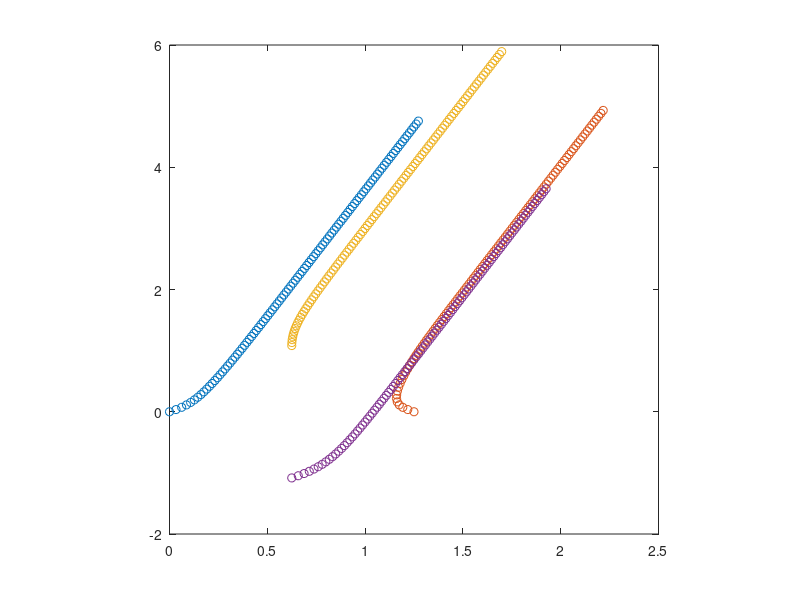
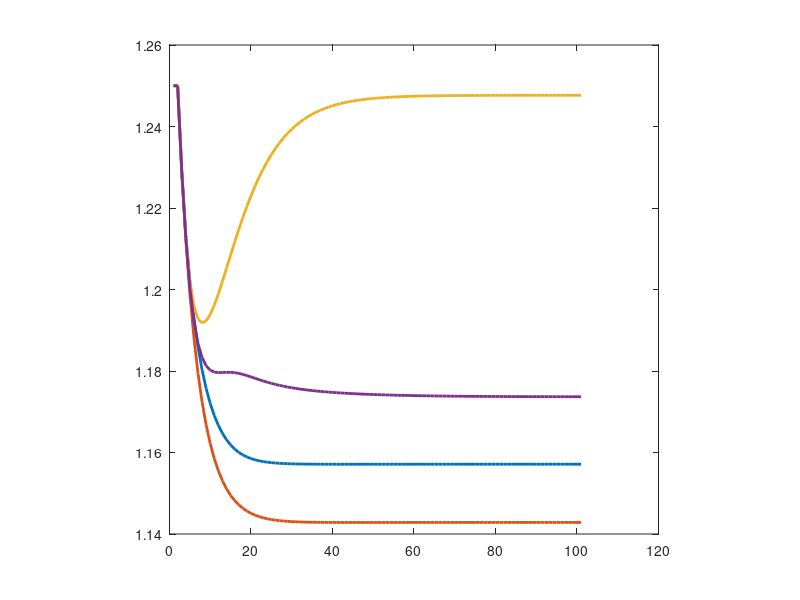
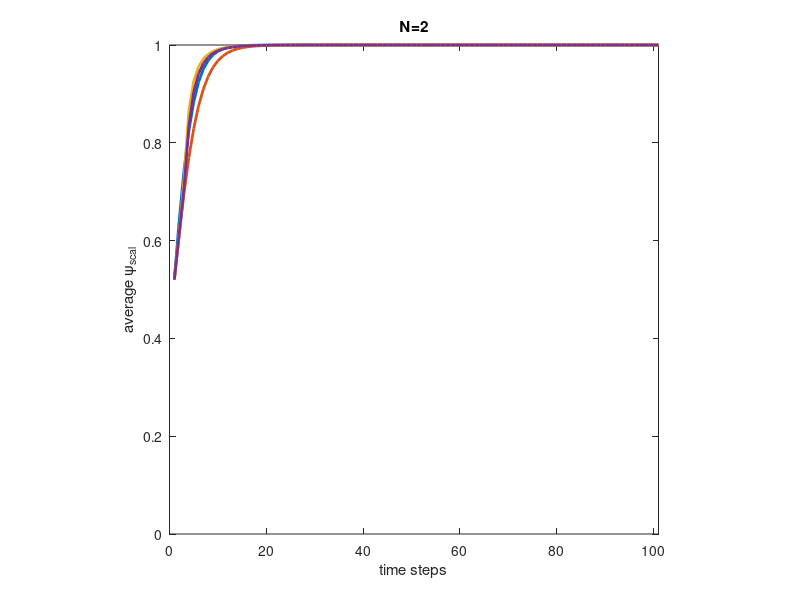

MATLAB code to generate these figures, in order:
clear all;
close all;
N=4;
dt=0.05;
step=100;
d0=1;
d1=2.25;
K=1;
sigma=1;
beta=0.25;
theta=2;

avg_vk=zeros(1,step+1);
avg_cs=zeros(1,step+1);
avg_jiu=zeros(1,step+1);
avg_us=zeros(1,step+1);

dis_vk=zeros(1,step+1);
dis_cs=zeros(1,step+1);
dis_jiu=zeros(1,step+1);
dis_us=zeros(1,step+1);

p_vk=zeros(2*N,step+1);
p_cs=zeros(2*N,step+1);
p_jiu=zeros(2*N,step+1);
p_us=zeros(2*N,step+1);

v_vk=zeros(2*N,step+1);
v_cs=zeros(2*N,step+1);
v_jiu=zeros(2*N,step+1);
v_us=zeros(2*N,step+1);

a_vk=zeros(2*N,step+1);
a_cs=zeros(2*N,step+1);
a_jiu=zeros(2*N,step+1);
a_us=zeros(2*N,step+1);

scal_vk=zeros(1,step+1);
scal_cs=zeros(1,step+1);
scal_jiu=zeros(1,step+1);
scal_us=zeros(1,step+1);

if N==2
    p_vk(:,1)=[0; 0; 0; 2]*0.625;
    p_cs=p_vk;
    p_jiu=p_vk;
    p_us=p_vk;
    v_vk(:,1)=[cos(pi/4);sin(pi/4);cos(3*pi/4);sin(3*pi/4)];
    v_cs=v_vk;
    v_jiu=v_vk;
    v_us=v_vk;
elseif N==3
    p_vk(:,1)=[0; 0; 2; 0; 1; sqrt(3)]*0.625;
    p_cs=p_vk;
    p_jiu=p_vk;
    p_us=p_vk;
    v_vk(:,1)=[cos(pi/4);sin(pi/4);cos(3*pi/4);sin(3*pi/4);cos(2*pi/4);sin(2*pi/4)];
    v_cs=v_vk;
    v_jiu=v_vk;
    v_us=v_vk;
elseif N==4
    p_vk(:,1)=[0; 0; 2; 0; 1; sqrt(3); 1; -sqrt(3)]*0.625;
    p_cs=p_vk;
    p_jiu=p_vk;
    p_us=p_vk;
    v_vk(:,1)=[cos(pi/4);sin(pi/4);cos(3*pi/4);sin(3*pi/4);cos(2*pi/4);sin(2*pi/4);cos(pi/4);sin(pi/4)];
    v_cs=v_vk;
    v_jiu=v_vk;
    v_us=v_vk;
elseif N==5
    p_us(:, 1)=[0; 0; 2; 0; 4; 0; 1; sqrt(3); 1; -sqrt(3)]*0.625;
    v_us(:,1)=randi([-100,100],[10,1])/100;
elseif N==10
    p_us(:, 1)=[0; 0; 2; 0; 4; 0; 6; 0; 1; sqrt(3); 1; -sqrt(3); 3; sqrt(3); 3; -sqrt(3); 5; sqrt(3); 5; -sqrt(3)]*0.625;
    v_us(:,1)=randi([-100,100],[20,1])/100;
elseif N==16
    p_us(:, 1)=[0; 0; 2; 0; 4; 0; 6; 0; 1; sqrt(3); 1; -sqrt(3); 3; sqrt(3); 3; -sqrt(3); 5; sqrt(3); 5; -sqrt(3); 2; 2*sqrt(3); 2; -2*sqrt(3);
        4; 2*sqrt(3); 4; -2*sqrt(3); 3; 3*sqrt(3); 3; -3*sqrt(3)]*0.625;
    v_us(:,1)=randi([-100,100],[32,1])/100;
end

cnt_vk=0;
cnt_cs=0;
cnt_jiu=0;
cnt_us=0;
for i=1:N
    for j=1:N
        if i~=j
            rp_vk=norm(p_vk(2*j-1:2*j,1)-p_vk(2*i-1:2*i,1));
            rp_cs=norm(p_cs(2*j-1:2*j,1)-p_cs(2*i-1:2*i,1));
            rp_jiu=norm(p_jiu(2*j-1:2*j,1)-p_jiu(2*i-1:2*i,1));
            rp_us=norm(p_us(2*j-1:2*j,1)-p_us(2*i-1:2*i,1));
            
            if rp_vk<sqrt(2*d1)
                dis_vk(1,1)=dis_vk(1,1)+rp_vk;
                cnt_vk=cnt_vk+1;
            end
            if rp_cs<sqrt(2*d1)
                dis_cs(1,1)=dis_cs(1,1)+rp_cs;
                cnt_cs=cnt_cs+1;
            end
            if rp_jiu<sqrt(2*d1)
                dis_jiu(1,1)=dis_jiu(1,1)+rp_jiu;
                cnt_jiu=cnt_jiu+1;
            end
            if rp_us<sqrt(d1)
                dis_us(1,1)=dis_us(1,1)+rp_us;
                cnt_us=cnt_us+1;
            end
            scal_us(1,1)=scal_us(1,1) + dot(v_us(2*i-1:2*i,1),v_us(2*j-1:2*j,1))/norm(v_us(2*i-1:2*i,1))/norm(v_us(2*j-1:2*j,1));
            scal_vk(1,1)=scal_us(1,1);
            scal_cs(1,1)=scal_us(1,1);
            scal_jiu(1,1)=scal_us(1,1);
        end
    end
end
dis_vk(1,1)=dis_vk(1,1)/cnt_vk;
dis_cs(1,1)=dis_cs(1,1)/cnt_cs;
dis_jiu(1,1)=dis_jiu(1,1)/cnt_jiu;
dis_us(1,1)=dis_us(1,1)/cnt_us;

for i=1:step
    cnt_vk=0;
    cnt_cs=0;
    cnt_jiu=0;
    cnt_us=0;
    d_vk=0;
    d_cs=0;
    d_jiu=0;
    d_us=0;
    for j=1:N
        ta_vk=zeros(2,1);
        ta_cs=zeros(2,1);
        ta_jiu=zeros(2,1);
        ta_us=zeros(2,1);
        f0_jiu=zeros(2,1);
        f0_us=zeros(2,1);
        f1=zeros(2,1);
        lambda_jiu=0;
        lambda_us=0;
        for k=1:N
            if j~=k
                rp_vk=norm(p_vk(2*j-1:2*j,i)-p_vk(2*k-1:2*k,i));
                rv_vk=norm(v_vk(2*j-1:2*j,i)-v_vk(2*k-1:2*k,i));
                rp_cs=norm(p_cs(2*j-1:2*j,i)-p_cs(2*k-1:2*k,i));
                rv_cs=norm(v_cs(2*j-1:2*j,i)-v_cs(2*k-1:2*k,i));
                rp_jiu=norm(p_jiu(2*j-1:2*j,i)-p_jiu(2*k-1:2*k,i));
                rv_jiu=norm(v_jiu(2*j-1:2*j,i)-v_jiu(2*k-1:2*k,i));
                rp_us=norm(p_us(2*j-1:2*j,i)-p_us(2*k-1:2*k,i));
                rv_us=norm(v_us(2*j-1:2*j,i)-v_us(2*k-1:2*k,i));
                
                if rp_vk<sqrt(2*d1)
                    d_vk=d_vk+rp_vk;
                    cnt_vk=cnt_vk+1;
                end
                if rp_cs<sqrt(2*d1)
                    d_cs=d_cs+rp_cs;
                    cnt_cs=cnt_cs+1;
                end
                if rp_jiu<sqrt(2*d1)
                    d_jiu=d_jiu+rp_jiu;
                    cnt_jiu=cnt_jiu+1;
                end
                if rp_us<sqrt(d1)
                    d_us=d_us+rp_us;
                    cnt_us=cnt_us+1;
                end

                if i>j
                    ta_vk=ta_vk + (v_vk(2*k-1:2*k,i)-v_vk(2*j-1:2*j,i));
                    ta_cs=ta_cs + K/(sigma^2+rp_cs^2)^beta * (v_cs(2*k-1:2*k,i)-v_cs(2*j-1:2*j,i));
                    ta_jiu=ta_jiu + K/(sigma^2+rp_jiu^2)^beta * (v_jiu(2*k-1:2*k,i)-v_jiu(2*j-1:2*j,i));
                    ta_us=ta_us + K/(sigma^2+rp_us^2)^beta * (v_us(2*k-1:2*k,i)-v_us(2*j-1:2*j,i));
                    f0_jiu=1/(rp_jiu^2-d0)^theta*(p_jiu(2*j-1:2*j,i)-p_jiu(2*k-1:2*k,i));
                    f0_us=1/(rp_us^2-d0)^theta*(p_us(2*j-1:2*j,i)-p_us(2*k-1:2*k,i));
                    f1=1/(rp_us^2-d1)^theta*(-p_us(2*k-1:2*k,i)+p_us(2*j-1:2*j,i));
                    lambda_jiu = lambda_jiu+1/N*rv_jiu^2;
                    lambda_us = lambda_us+1/N*rv_us^2;
                else
                    ta_vk=ta_vk + (v_vk(2*k-1:2*k,i)-v_vk(2*j-1:2*j,i));
                    ta_cs=ta_cs + K/(sigma^2+rp_cs^2)^beta * (v_cs(2*k-1:2*k,i)-v_cs(2*j-1:2*j,i));
                    ta_jiu=ta_jiu + K/(sigma^2+rp_jiu^2)^beta * (v_jiu(2*k-1:2*k,i)-v_jiu(2*j-1:2*j,i));
                    ta_us=ta_us + K/(sigma^2+rp_us^2)^beta * (v_us(2*k-1:2*k,i)-v_us(2*j-1:2*j,i));
                    f0_jiu=1/(rp_jiu^2-d0)^theta*(p_jiu(2*j-1:2*j,i)-p_jiu(2*k-1:2*k,i));
                    f0_us=1/(rp_us^2-d0)^theta*(p_us(2*j-1:2*j,i)-p_us(2*k-1:2*k,i));
                    f1=1/(rp_us^2-d1)^theta*(-p_us(2*k-1:2*k,i)+p_us(2*j-1:2*j,i));
                end
            end
        end
        a_vk(2*j-1:2*j,i+1)=ta_vk;
        a_cs(2*j-1:2*j,i+1)=ta_cs;
        a_jiu(2*j-1:2*j,i+1)=ta_jiu+sqrt(lambda_jiu)*f0_jiu;
        a_us(2*j-1:2*j,i+1)=ta_us+sqrt(lambda_us)*(f0_us-f1);
    end
    v_vk(:,i+1)=v_vk(:,i)+a_vk(:,i+1)*dt;
    p_vk(:,i+1)=p_vk(:,i)+v_vk(:,i)*dt+0.5*a_us(:,i+1)*dt^2;
    v_cs(:,i+1)=v_cs(:,i)+a_cs(:,i+1)*dt;
    p_cs(:,i+1)=p_cs(:,i)+v_cs(:,i)*dt+0.5*a_cs(:,i+1)*dt^2;
    v_jiu(:,i+1)=v_jiu(:,i)+a_jiu(:,i+1)*dt;
    p_jiu(:,i+1)=p_jiu(:,i)+v_jiu(:,i)*dt+0.5*a_jiu(:,i+1)*dt^2;
    v_us(:,i+1)=v_us(:,i)+a_us(:,i+1)*dt;
    p_us(:,i+1)=p_us(:,i)+v_us(:,i)*dt+0.5*a_us(:,i+1)*dt^2;
    for m=1:N
        for n=1:N
            if m~=n
                scal_vk(1,i+1) = scal_vk(1,i+1) + dot(v_vk(2*m-1:2*m,i+1),v_vk(2*n-1:2*n,i+1))/norm(v_vk(2*m-1:2*m,i+1))/norm(v_vk(2*n-1:2*n,i+1));
                scal_cs(1,i+1) = scal_cs(1,i+1) + dot(v_cs(2*m-1:2*m,i+1),v_cs(2*n-1:2*n,i+1))/norm(v_cs(2*m-1:2*m,i+1))/norm(v_cs(2*n-1:2*n,i+1));
                scal_jiu(1,i+1) = scal_jiu(1,i+1) + dot(v_jiu(2*m-1:2*m,i+1),v_jiu(2*n-1:2*n,i+1))/norm(v_jiu(2*m-1:2*m,i+1))/norm(v_jiu(2*n-1:2*n,i+1));
                scal_us(1,i+1) = scal_us(1,i+1) + dot(v_us(2*m-1:2*m,i+1),v_us(2*n-1:2*n,i+1))/norm(v_us(2*m-1:2*m,i+1))/norm(v_us(2*n-1:2*n,i+1));
            end
        end
    end
    dis_vk(1,i+1)=d_vk/cnt_vk;
    dis_cs(1,i+1)=d_cs/cnt_cs;
    dis_jiu(1,i+1)=d_jiu/cnt_jiu;
    dis_us(1,i+1)=d_us/cnt_us;
end
scal_vk=abs(scal_vk/N/(N-1));
avg_vk=avg_vk+scal_vk;
scal_cs=abs(scal_cs/N/(N-1));
avg_cs=avg_cs+scal_cs;
scal_jiu=abs(scal_jiu/N/(N-1));
avg_jiu=avg_jiu+scal_jiu;
scal_us=abs(scal_us/N/(N-1));
avg_us=avg_us+scal_us;

g=figure;
plot(p_us(1,:),p_us(2,:),'o');
hold on;
for i=1:N-1
    plot(p_us(2*i+1,:),p_us(2*i+2,:),'o');
end
hold off;
axis square;

h=figure;
t=1:step+1;
plot(t,dis_vk,'LineWidth',2);
hold on;
plot(t,dis_cs,'LineWidth',2);
plot(t,dis_jiu,'LineWidth',2);
plot(t,dis_us,'LineWidth',2);
hold off;
axis square;

f=figure;
plot(t,avg_vk,'LineWidth',2);
hold on;
plot(t,avg_cs,'LineWidth',2);
plot(t,avg_jiu,'LineWidth',2);
plot(t,avg_us,'LineWidth',2);
hold off;

axis square;
axis([0 step+1 0 1])
xlabel('time steps')
ylabel('average \psi_{scal}')
title('N=2')